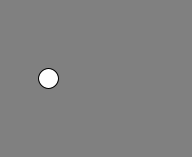
Frame 1 (no input)
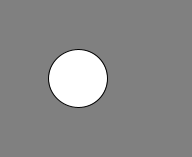
Frame 60 (the mouse pressed at the canvas centre just before this capture)
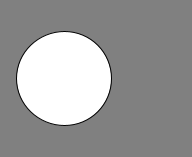
Frame 120 (the mouse held since frame 60 and released just before this capture)

The Processing sketch that drew these frames (run headless with seeded random() and noise(); from frame 60 on, the mouse is pressed at the canvas centre):

// Processing sketch: processing_18385
// ── processing_18385.pde

// Escala

/*
 * La escala es relativa, los objetos parecen más grandes
 * o más pequeños por su tamaño, posicion y contexto.
 
 * Del mismo se puede jugar a un cambio de posición, 
 * realizando solo un cambio de escala. Este ejercicio 
 * simula un salto o bote tridimensional mediante un simple
 * cambio de escala
*/

// CONSTANTES
float lap=.001;
float v0=-10;
float gravity=10;
float d0 = 5;

float radius;
float distance;
float t;
float velocity;
float x;
boolean forward;

void setup() {
  size(192,157);
  radius = width/2;
  distance = d0;
  t = 0;
  velocity=v0;
  x = width*.25;
  forward = true;
}

void draw() {
  background(128);
  t+=lap;
  velocity+=gravity*t;
  distance+=velocity*t;
  if (forward) {
    x+=.5;;
  }
  else {
    x-=.5;
  }
  if (distance<=1) {
    distance=1;
    velocity=0;
    println(t);
    t=0;
  }
  if (distance>=d0) {
    distance=d0;
    velocity=v0;
    println(t);
    t=0;
    forward=!forward;
  }
  ellipse(x,height*.5,radius/distance,radius/distance);
}
